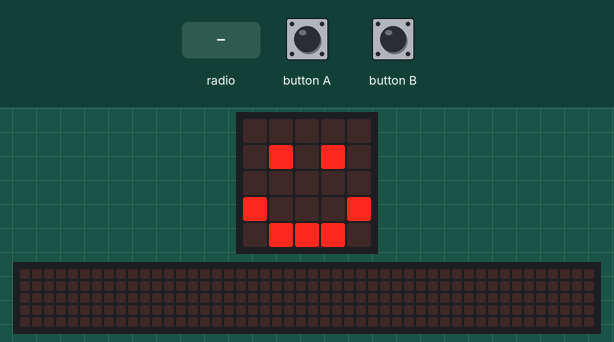
This program was run on a simulated BBC micro:bit running MicroPython. Parts: the board's 5×5 LED display, a strip that is not on the board, showing the scrolling text unrolled. The inputs (shaded band) are chosen by the test bench. The 48×5 strip is a reading aid, not a part: it shows the text the display is scrolling, unrolled, one strip-width of it at a time.

Above: at 1.2 s.
1.3 s: radio message "1" arrives
At 1.37 s:
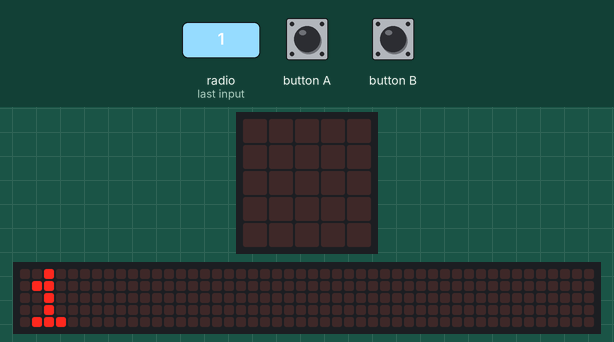
At 1.82 s:
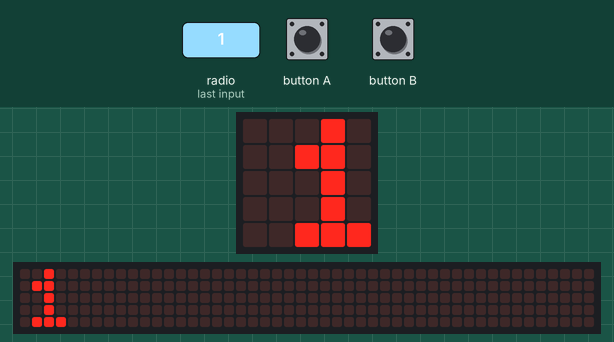
Timing chart, 0 to 4.3 s (numbered marks = the images above; inputs shaded):
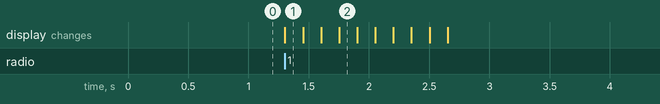

The program:

receiver.py
```python
"""
Copyright (c) 2025 Isaac Ip All rights reserved

Created by: Isaac Ip
Created on: Dec 2025
This program receives radio messages
"""

from microbit import *
import radio

# variables
radio.on()
radio.config(group=247)

# setup
display.clear()
display.show(Image.HAPPY)

while True:
    message = radio.receive()
    if message:
        display.clear()
        display.scroll(message)
    display.show(Image.HAPPY)
```

Measured:
- after the input at 1.3 s, the display: changes at once (image 1)
